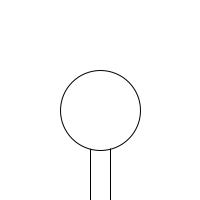
Frame 1 (no input)
Frame 2 (the mouse pressed at the canvas centre, redrawn once): identical to frame 1, image omitted

The Processing sketch that drew this single still picture (run headless with seeded random() and noise(); the mouse was pressed at the canvas centre and the sketch redrawn once):

// Processing sketch: sketch_9_9
// ── sketch_9_9.pde
void setup() {
  size(200, 200);
  noLoop();
}

void draw() {
  background(255, 255, 255);
  tekenBoom(100, 200);
}

void tekenBoom(int x, int y) {
  rect(x - 10, y - 60, 20, 60);
  ellipse(x, y - 90, 80, 80);
}
